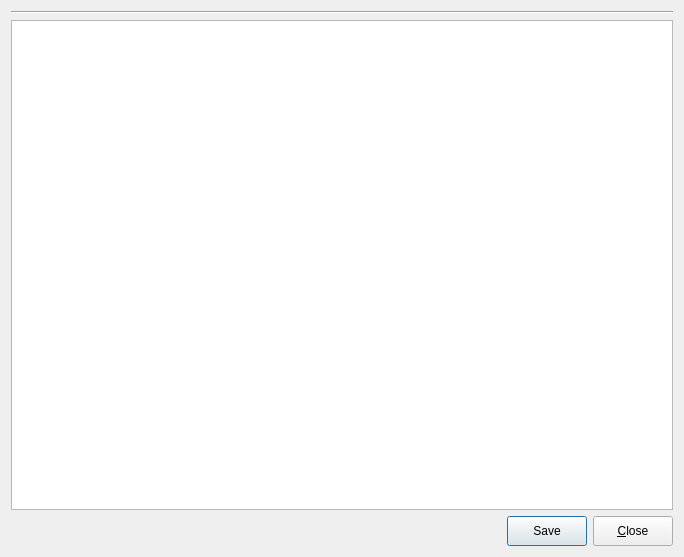
<?xml version="1.0" encoding="UTF-8"?>
<ui version="4.0">
 <class>ErrorDialog</class>
 <widget class="QDialog" name="ErrorDialog">
  <property name="geometry">
   <rect>
    <x>0</x>
    <y>0</y>
    <width>684</width>
    <height>557</height>
   </rect>
  </property>
  <property name="sizePolicy">
   <sizepolicy hsizetype="Preferred" vsizetype="Preferred">
    <horstretch>0</horstretch>
    <verstretch>0</verstretch>
   </sizepolicy>
  </property>
  <property name="minimumSize">
   <size>
    <width>400</width>
    <height>500</height>
   </size>
  </property>
  <property name="windowTitle">
   <string>Error</string>
  </property>
  <layout class="QGridLayout" name="gridLayout">
   <item row="0" column="0">
    <layout class="QVBoxLayout" name="verticalLayout_2">
     <item>
      <layout class="QVBoxLayout" name="verticalLayout">
       <item>
        <widget class="Line" name="line">
         <property name="orientation">
          <enum>Qt::Horizontal</enum>
         </property>
        </widget>
       </item>
       <item>
        <widget class="QTextEdit" name="textEditErrorLog">
         <property name="textInteractionFlags">
          <set>Qt::TextSelectableByKeyboard|Qt::TextSelectableByMouse</set>
         </property>
        </widget>
       </item>
       <item>
        <layout class="QHBoxLayout" name="horizontalLayout">
         <item>
          <spacer name="horizontalSpacer">
           <property name="orientation">
            <enum>Qt::Horizontal</enum>
           </property>
           <property name="sizeHint" stdset="0">
            <size>
             <width>40</width>
             <height>20</height>
            </size>
           </property>
          </spacer>
         </item>
         <item>
          <widget class="QPushButton" name="buttoSave">
           <property name="minimumSize">
            <size>
             <width>0</width>
             <height>30</height>
            </size>
           </property>
           <property name="text">
            <string>Save</string>
           </property>
          </widget>
         </item>
         <item>
          <widget class="QPushButton" name="buttonClose">
           <property name="minimumSize">
            <size>
             <width>0</width>
             <height>30</height>
            </size>
           </property>
           <property name="text">
            <string>&amp;Close</string>
           </property>
          </widget>
         </item>
        </layout>
       </item>
      </layout>
     </item>
    </layout>
   </item>
  </layout>
 </widget>
 <resources/>
 <connections>
  <connection>
   <sender>buttonClose</sender>
   <signal>clicked()</signal>
   <receiver>ErrorDialog</receiver>
   <slot>close()</slot>
   <hints>
    <hint type="sourcelabel">
     <x>646</x>
     <y>534</y>
    </hint>
    <hint type="destinationlabel">
     <x>341</x>
     <y>278</y>
    </hint>
   </hints>
  </connection>
  <connection>
   <sender>buttoSave</sender>
   <signal>clicked()</signal>
   <receiver>ErrorDialog</receiver>
   <slot>save()</slot>
   <hints>
    <hint type="sourcelabel">
     <x>584</x>
     <y>534</y>
    </hint>
    <hint type="destinationlabel">
     <x>341</x>
     <y>278</y>
    </hint>
   </hints>
  </connection>
 </connections>
 <slots>
  <slot>save()</slot>
 </slots>
</ui>
